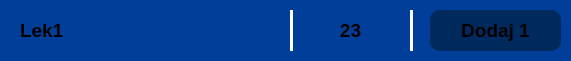
    <widget class="QFrame" name="frame_25">
     <property name="geometry">
      <rect>
       <x>40</x>
       <y>10</y>
       <width>571</width>
       <height>61</height>
      </rect>
     </property>
     <property name="styleSheet">
      <string notr="true">background-color: rgb(0, 62, 154);
border-radius: 10px;</string>
     </property>
     <property name="frameShape">
      <enum>QFrame::Shape::StyledPanel</enum>
     </property>
     <property name="frameShadow">
      <enum>QFrame::Shadow::Raised</enum>
     </property>
     <widget class="Line" name="line_8">
      <property name="geometry">
       <rect>
        <x>290</x>
        <y>10</y>
        <width>3</width>
        <height>41</height>
       </rect>
      </property>
      <property name="styleSheet">
       <string notr="true">background-color: white;</string>
      </property>
      <property name="orientation">
       <enum>Qt::Orientation::Vertical</enum>
      </property>
     </widget>
     <widget class="Line" name="line_9">
      <property name="geometry">
       <rect>
        <x>410</x>
        <y>10</y>
        <width>3</width>
        <height>41</height>
       </rect>
      </property>
      <property name="styleSheet">
       <string notr="true">background-color: white;</string>
      </property>
      <property name="orientation">
       <enum>Qt::Orientation::Vertical</enum>
      </property>
     </widget>
     <widget class="QLabel" name="label_26">
      <property name="geometry">
       <rect>
        <x>310</x>
        <y>10</y>
        <width>81</width>
        <height>41</height>
       </rect>
      </property>
      <property name="font">
       <font>
        <pointsize>14</pointsize>
        <bold>true</bold>
       </font>
      </property>
      <property name="layoutDirection">
       <enum>Qt::LayoutDirection::LeftToRight</enum>
      </property>
      <property name="styleSheet">
       <string notr="true"/>
      </property>
      <property name="text">
       <string>23</string>
      </property>
      <property name="textFormat">
       <enum>Qt::TextFormat::RichText</enum>
      </property>
      <property name="alignment">
       <set>Qt::AlignmentFlag::AlignCenter</set>
      </property>
     </widget>
     <widget class="QLabel" name="label_27">
      <property name="geometry">
       <rect>
        <x>20</x>
        <y>10</y>
        <width>261</width>
        <height>41</height>
       </rect>
      </property>
      <property name="font">
       <font>
        <pointsize>14</pointsize>
        <bold>true</bold>
       </font>
      </property>
      <property name="layoutDirection">
       <enum>Qt::LayoutDirection::LeftToRight</enum>
      </property>
      <property name="styleSheet">
       <string notr="true"/>
      </property>
      <property name="text">
       <string>Lek1</string>
      </property>
      <property name="textFormat">
       <enum>Qt::TextFormat::RichText</enum>
      </property>
      <property name="alignment">
       <set>Qt::AlignmentFlag::AlignLeading|Qt::AlignmentFlag::AlignLeft|Qt::AlignmentFlag::AlignVCenter</set>
      </property>
     </widget>
     <widget class="QFrame" name="frame_29">
      <property name="geometry">
       <rect>
        <x>430</x>
        <y>10</y>
        <width>131</width>
        <height>41</height>
       </rect>
      </property>
      <property name="styleSheet">
       <string notr="true">background-color: rgb(0, 41, 94);
border-radius: 10px;</string>
      </property>
      <property name="frameShape">
       <enum>QFrame::Shape::StyledPanel</enum>
      </property>
      <property name="frameShadow">
       <enum>QFrame::Shadow::Raised</enum>
      </property>
      <widget class="QFrame" name="frame_30">
       <property name="geometry">
        <rect>
         <x>270</x>
         <y>60</y>
         <width>841</width>
         <height>61</height>
        </rect>
       </property>
       <property name="styleSheet">
        <string notr="true">background-color: rgb(0, 62, 154);
border-radius: 10px;</string>
       </property>
       <property name="frameShape">
        <enum>QFrame::Shape::StyledPanel</enum>
       </property>
       <property name="frameShadow">
        <enum>QFrame::Shadow::Raised</enum>
       </property>
      </widget>
      <widget class="QLabel" name="label_28">
       <property name="geometry">
        <rect>
         <x>10</x>
         <y>0</y>
         <width>111</width>
         <height>41</height>
        </rect>
       </property>
       <property name="font">
        <font>
         <pointsize>14</pointsize>
         <bold>true</bold>
        </font>
       </property>
       <property name="layoutDirection">
        <enum>Qt::LayoutDirection::LeftToRight</enum>
       </property>
       <property name="styleSheet">
        <string notr="true"/>
       </property>
       <property name="text">
        <string>Dodaj 1</string>
       </property>
       <property name="textFormat">
        <enum>Qt::TextFormat::RichText</enum>
       </property>
       <property name="alignment">
        <set>Qt::AlignmentFlag::AlignCenter</set>
       </property>
      </widget>
     </widget>
    </widget>
